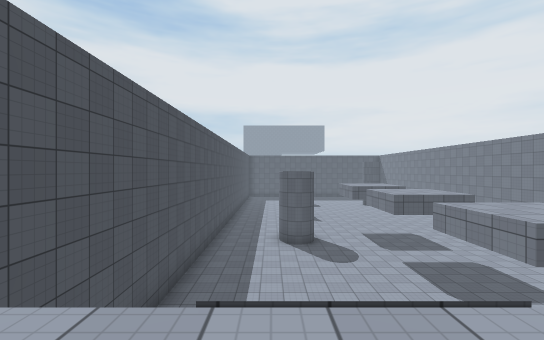
view 1 (above)

16 first-person views from a walk through a scene from a Unity 3-D project. The camera is 1.2 m above the floor, looks level and sees 90° across. The floor is counted in squares, 2 m on a side. Each view is taken from the middle of a square. On the plan, view 1 faces up. The plan holds only what a view shows up to about 9 squares ahead; the rest is blank. The place goes on beyond the plan. The player is left out. Surface patterns are stand-ins for the level's own textures.

view 2
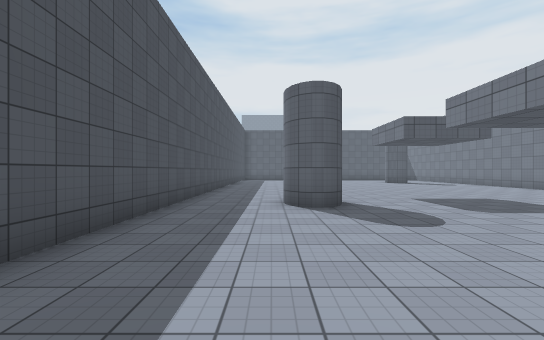

view 3
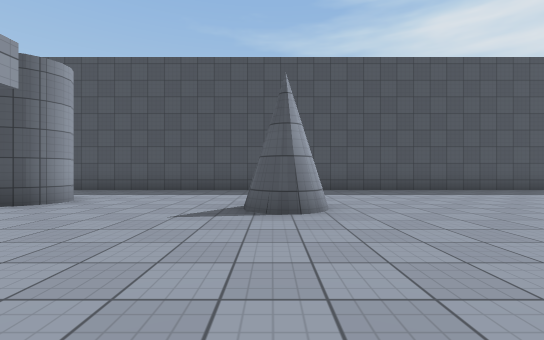

view 4
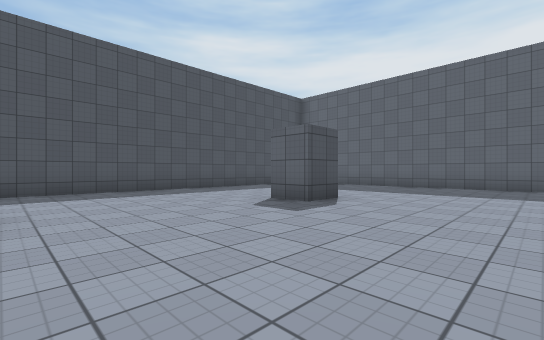

view 5
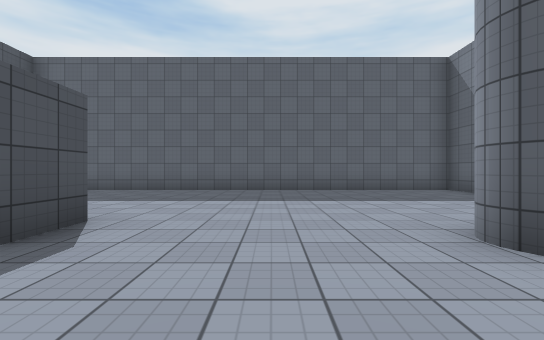

view 6
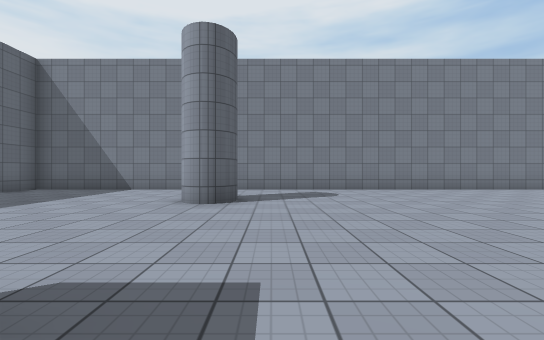

view 7
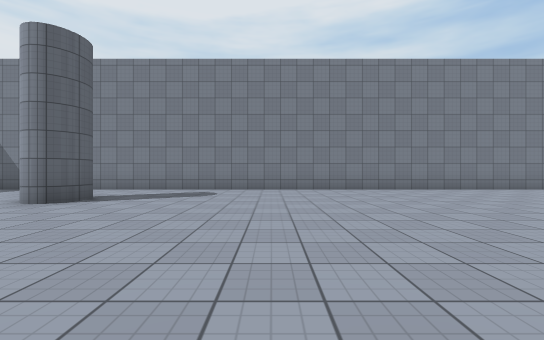

view 8
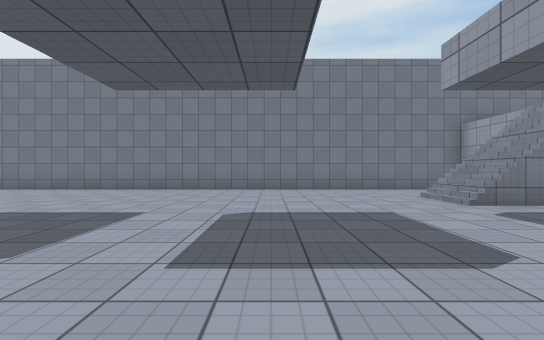

view 9
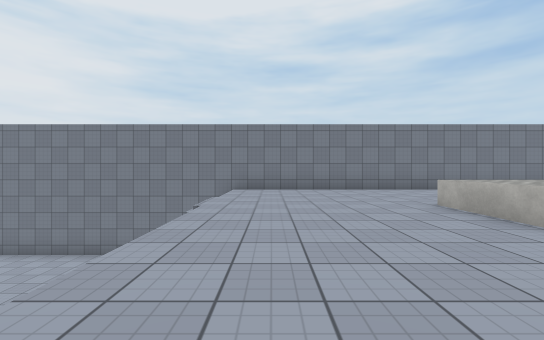

view 10
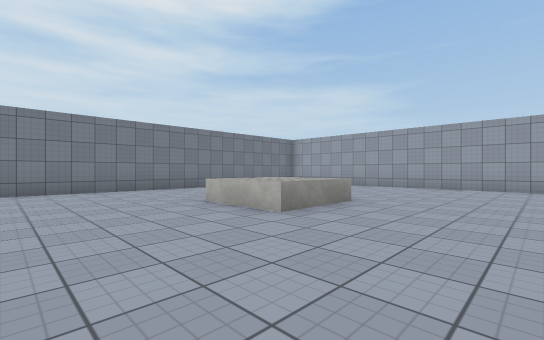

view 11
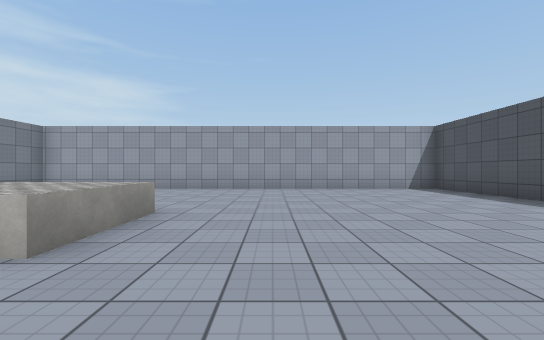

view 12
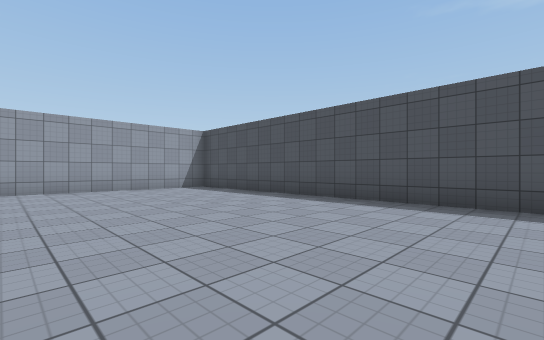

view 13
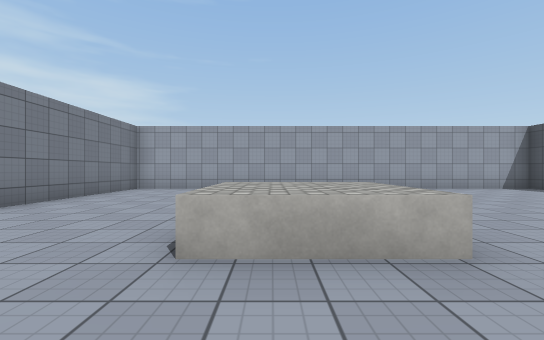

view 14
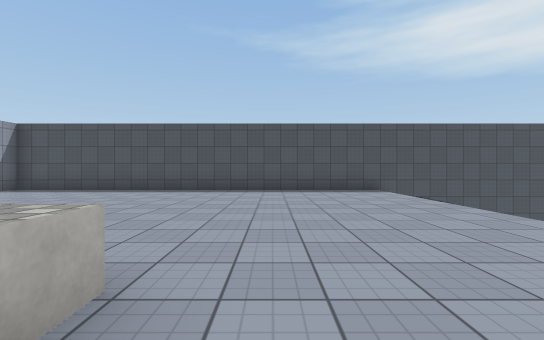

view 15
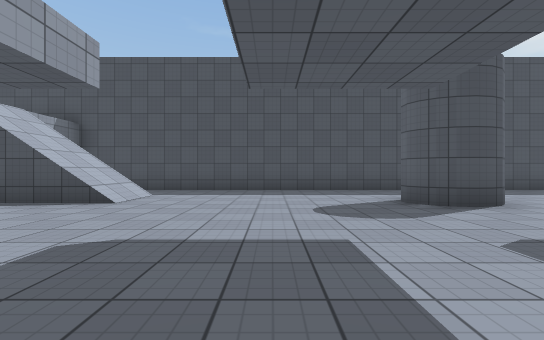

view 16
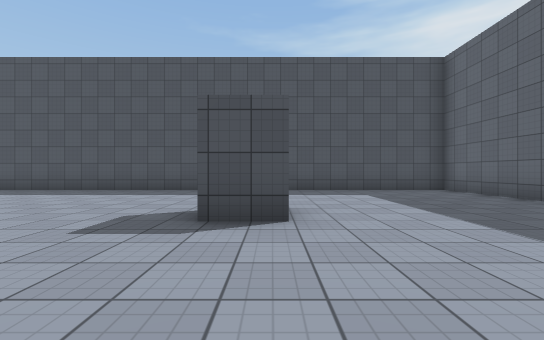

### Floor plan
Key: @ floor where view 1 was taken; # wall or solid block; . main floor; : floor 4 m higher than the main floor; / step, stairs or slope; ^ raised ledge.
Columns run from 3 left of view 1 to 11 right of it. Each row starts with its distance up from view 1.
 27 ###############
 26 #.............#
 25 #.............#
 24 #.............#
 23 #.............#
 22 #.............#
 21 #....#........#
 20 #.........##..#
 19 #.............#
 18 #.............#
 17 #.............#
 16 #.............#
 15 #....#........#
 14 #.............#
 13 #.............#
 12 #.............#
 11 #...#.........#
 10 #...#.........#
  9 #.............#
  8 #.............#
  7 #.............#
  6 #.............#
  5 #.............#
  4 #..//.. ......#
  3 #  //.   ./#..#
  2 #  //     /#  #
  1 #//://////:///#
  0 #::@::::::::::#
 -1 #:::::::::::::#
 -2 #:::::::::::::#
 -3 #:::::::^^::::#
 -4 #:::::::^^::::#
 -5 #:::::::::::::#
 -6 #::::::::  :::#
 -7 #::::::::: :::#
 -8 #::::::::: :::#
 -9 #::::::::: :::#
-10 ###############

Positions as (right, up) in squares from view 1, and headings:
1: (0, 0), facing up
2: (0, 4), facing up
3: (6, 15), facing left
4: (6, 16), facing up-left
5: (5, 18), facing up
6: (2, 19), facing right
7: (2, 16), facing right
8: (2, 7), facing right
9: (2, 0), facing right
10: (2, 0), facing down-right
11: (3, -1), facing down
12: (3, -1), facing down-left
13: (6, -1), facing down
14: (6, -2), facing left
15: (6, 7), facing left
16: (6, 21), facing left
